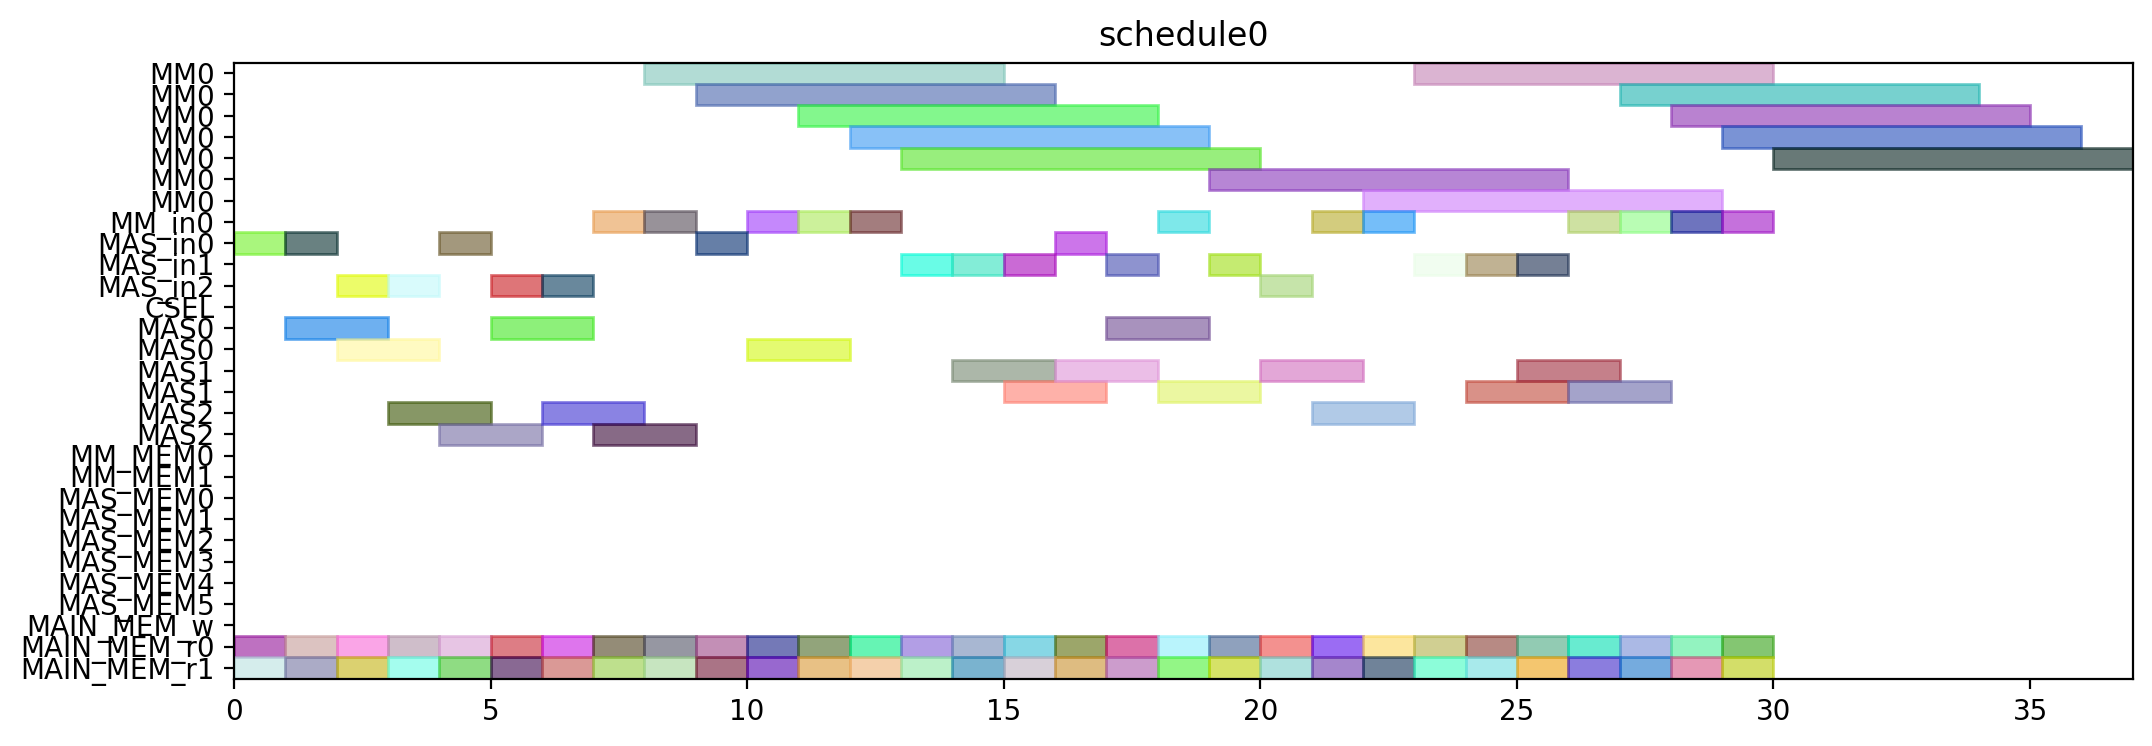

Generate this figure with Python:
from pyschedule import Scenario, solvers, plotters, alt


def solve():
	horizon = 120
	S = Scenario("schedule0", horizon=horizon)

	# resource
	MM = S.Resources('MM', num=1, size=7)
	MM_in = S.Resources('MM_in', num=1)
	MAS_in = S.Resources('MAS_in', num=3)
	CSEL = S.Resource('CSEL')
	MAS = S.Resources('MAS', num=3, size=2, periods=range(1, horizon))
	MM_MEM = S.Resources('MM_MEM', num=2)
	MAS_MEM = S.Resources('MAS_MEM', num=6)
	MAIN_MEM_w = S.Resource('MAIN_MEM_w', size=1)
	MAIN_MEM_r = S.Resources('MAIN_MEM_r', num=2)

	# result of previous scheduling

	# new tasks
	T1_t0 = S.Task('T1_t0', length=2, delay_cost=1)
	T1_t0 += alt(MAS)
	T1_t0_in = S.Task('T1_t0_in', length=1, delay_cost=1)
	T1_t0_in += alt(MAS_in)
	S += T1_t0_in*MAS_in[0]<=T1_t0*MAS[0]

	S += T1_t0_in*MAS_in[1]<=T1_t0*MAS[1]

	S += T1_t0_in*MAS_in[2]<=T1_t0*MAS[2]

	T1_t0_mem0 = S.Task('T1_t0_mem0', length=1, delay_cost=1)
	T1_t0_mem0 += MAIN_MEM_r[0]
	S += T1_t0_mem0 <= T1_t0

	T1_t0_mem1 = S.Task('T1_t0_mem1', length=1, delay_cost=1)
	T1_t0_mem1 += MAIN_MEM_r[1]
	S += T1_t0_mem1 <= T1_t0

	T1_t1 = S.Task('T1_t1', length=2, delay_cost=1)
	T1_t1 += alt(MAS)
	T1_t1_in = S.Task('T1_t1_in', length=1, delay_cost=1)
	T1_t1_in += alt(MAS_in)
	S += T1_t1_in*MAS_in[0]<=T1_t1*MAS[0]

	S += T1_t1_in*MAS_in[1]<=T1_t1*MAS[1]

	S += T1_t1_in*MAS_in[2]<=T1_t1*MAS[2]

	T1_t1_mem0 = S.Task('T1_t1_mem0', length=1, delay_cost=1)
	T1_t1_mem0 += MAIN_MEM_r[0]
	S += T1_t1_mem0 <= T1_t1

	T1_t1_mem1 = S.Task('T1_t1_mem1', length=1, delay_cost=1)
	T1_t1_mem1 += MAIN_MEM_r[1]
	S += T1_t1_mem1 <= T1_t1

	T1_t3 = S.Task('T1_t3', length=7, delay_cost=1)
	T1_t3 += alt(MM)
	T1_t3_in = S.Task('T1_t3_in', length=1, delay_cost=1)
	T1_t3_in += alt(MM_in)
	S += T1_t3_in*MM_in[0]<=T1_t3*MM[0]
	T1_t3_mem0 = S.Task('T1_t3_mem0', length=1, delay_cost=1)
	T1_t3_mem0 += MAIN_MEM_r[0]
	S += T1_t3_mem0 <= T1_t3

	T1_t3_mem1 = S.Task('T1_t3_mem1', length=1, delay_cost=1)
	T1_t3_mem1 += MAIN_MEM_r[1]
	S += T1_t3_mem1 <= T1_t3

	T2_t0 = S.Task('T2_t0', length=7, delay_cost=1)
	T2_t0 += alt(MM)
	T2_t0_in = S.Task('T2_t0_in', length=1, delay_cost=1)
	T2_t0_in += alt(MM_in)
	S += T2_t0_in*MM_in[0]<=T2_t0*MM[0]
	T2_t0_mem0 = S.Task('T2_t0_mem0', length=1, delay_cost=1)
	T2_t0_mem0 += MAIN_MEM_r[0]
	S += T2_t0_mem0 <= T2_t0

	T2_t0_mem1 = S.Task('T2_t0_mem1', length=1, delay_cost=1)
	T2_t0_mem1 += MAIN_MEM_r[1]
	S += T2_t0_mem1 <= T2_t0

	T2_t1 = S.Task('T2_t1', length=7, delay_cost=1)
	T2_t1 += alt(MM)
	T2_t1_in = S.Task('T2_t1_in', length=1, delay_cost=1)
	T2_t1_in += alt(MM_in)
	S += T2_t1_in*MM_in[0]<=T2_t1*MM[0]
	T2_t1_mem0 = S.Task('T2_t1_mem0', length=1, delay_cost=1)
	T2_t1_mem0 += MAIN_MEM_r[0]
	S += T2_t1_mem0 <= T2_t1

	T2_t1_mem1 = S.Task('T2_t1_mem1', length=1, delay_cost=1)
	T2_t1_mem1 += MAIN_MEM_r[1]
	S += T2_t1_mem1 <= T2_t1

	T2_t2 = S.Task('T2_t2', length=2, delay_cost=1)
	T2_t2 += alt(MAS)
	T2_t2_in = S.Task('T2_t2_in', length=1, delay_cost=1)
	T2_t2_in += alt(MAS_in)
	S += T2_t2_in*MAS_in[0]<=T2_t2*MAS[0]

	S += T2_t2_in*MAS_in[1]<=T2_t2*MAS[1]

	S += T2_t2_in*MAS_in[2]<=T2_t2*MAS[2]

	T2_t2_mem0 = S.Task('T2_t2_mem0', length=1, delay_cost=1)
	T2_t2_mem0 += MAIN_MEM_r[0]
	S += T2_t2_mem0 <= T2_t2

	T2_t2_mem1 = S.Task('T2_t2_mem1', length=1, delay_cost=1)
	T2_t2_mem1 += MAIN_MEM_r[1]
	S += T2_t2_mem1 <= T2_t2

	T2_t3 = S.Task('T2_t3', length=2, delay_cost=1)
	T2_t3 += alt(MAS)
	T2_t3_in = S.Task('T2_t3_in', length=1, delay_cost=1)
	T2_t3_in += alt(MAS_in)
	S += T2_t3_in*MAS_in[0]<=T2_t3*MAS[0]

	S += T2_t3_in*MAS_in[1]<=T2_t3*MAS[1]

	S += T2_t3_in*MAS_in[2]<=T2_t3*MAS[2]

	T2_t3_mem0 = S.Task('T2_t3_mem0', length=1, delay_cost=1)
	T2_t3_mem0 += MAIN_MEM_r[0]
	S += T2_t3_mem0 <= T2_t3

	T2_t3_mem1 = S.Task('T2_t3_mem1', length=1, delay_cost=1)
	T2_t3_mem1 += MAIN_MEM_r[1]
	S += T2_t3_mem1 <= T2_t3

	T3_t0 = S.Task('T3_t0', length=7, delay_cost=1)
	T3_t0 += alt(MM)
	T3_t0_in = S.Task('T3_t0_in', length=1, delay_cost=1)
	T3_t0_in += alt(MM_in)
	S += T3_t0_in*MM_in[0]<=T3_t0*MM[0]
	T3_t0_mem0 = S.Task('T3_t0_mem0', length=1, delay_cost=1)
	T3_t0_mem0 += MAIN_MEM_r[0]
	S += T3_t0_mem0 <= T3_t0

	T3_t0_mem1 = S.Task('T3_t0_mem1', length=1, delay_cost=1)
	T3_t0_mem1 += MAIN_MEM_r[1]
	S += T3_t0_mem1 <= T3_t0

	T3_t1 = S.Task('T3_t1', length=7, delay_cost=1)
	T3_t1 += alt(MM)
	T3_t1_in = S.Task('T3_t1_in', length=1, delay_cost=1)
	T3_t1_in += alt(MM_in)
	S += T3_t1_in*MM_in[0]<=T3_t1*MM[0]
	T3_t1_mem0 = S.Task('T3_t1_mem0', length=1, delay_cost=1)
	T3_t1_mem0 += MAIN_MEM_r[0]
	S += T3_t1_mem0 <= T3_t1

	T3_t1_mem1 = S.Task('T3_t1_mem1', length=1, delay_cost=1)
	T3_t1_mem1 += MAIN_MEM_r[1]
	S += T3_t1_mem1 <= T3_t1

	T3_t2 = S.Task('T3_t2', length=2, delay_cost=1)
	T3_t2 += alt(MAS)
	T3_t2_in = S.Task('T3_t2_in', length=1, delay_cost=1)
	T3_t2_in += alt(MAS_in)
	S += T3_t2_in*MAS_in[0]<=T3_t2*MAS[0]

	S += T3_t2_in*MAS_in[1]<=T3_t2*MAS[1]

	S += T3_t2_in*MAS_in[2]<=T3_t2*MAS[2]

	T3_t2_mem0 = S.Task('T3_t2_mem0', length=1, delay_cost=1)
	T3_t2_mem0 += MAIN_MEM_r[0]
	S += T3_t2_mem0 <= T3_t2

	T3_t2_mem1 = S.Task('T3_t2_mem1', length=1, delay_cost=1)
	T3_t2_mem1 += MAIN_MEM_r[1]
	S += T3_t2_mem1 <= T3_t2

	T3_t3 = S.Task('T3_t3', length=2, delay_cost=1)
	T3_t3 += alt(MAS)
	T3_t3_in = S.Task('T3_t3_in', length=1, delay_cost=1)
	T3_t3_in += alt(MAS_in)
	S += T3_t3_in*MAS_in[0]<=T3_t3*MAS[0]

	S += T3_t3_in*MAS_in[1]<=T3_t3*MAS[1]

	S += T3_t3_in*MAS_in[2]<=T3_t3*MAS[2]

	T3_t3_mem0 = S.Task('T3_t3_mem0', length=1, delay_cost=1)
	T3_t3_mem0 += MAIN_MEM_r[0]
	S += T3_t3_mem0 <= T3_t3

	T3_t3_mem1 = S.Task('T3_t3_mem1', length=1, delay_cost=1)
	T3_t3_mem1 += MAIN_MEM_r[1]
	S += T3_t3_mem1 <= T3_t3

	T4_t0 = S.Task('T4_t0', length=7, delay_cost=1)
	T4_t0 += alt(MM)
	T4_t0_in = S.Task('T4_t0_in', length=1, delay_cost=1)
	T4_t0_in += alt(MM_in)
	S += T4_t0_in*MM_in[0]<=T4_t0*MM[0]
	T4_t0_mem0 = S.Task('T4_t0_mem0', length=1, delay_cost=1)
	T4_t0_mem0 += MAIN_MEM_r[0]
	S += T4_t0_mem0 <= T4_t0

	T4_t0_mem1 = S.Task('T4_t0_mem1', length=1, delay_cost=1)
	T4_t0_mem1 += MAIN_MEM_r[1]
	S += T4_t0_mem1 <= T4_t0

	T4_t1 = S.Task('T4_t1', length=7, delay_cost=1)
	T4_t1 += alt(MM)
	T4_t1_in = S.Task('T4_t1_in', length=1, delay_cost=1)
	T4_t1_in += alt(MM_in)
	S += T4_t1_in*MM_in[0]<=T4_t1*MM[0]
	T4_t1_mem0 = S.Task('T4_t1_mem0', length=1, delay_cost=1)
	T4_t1_mem0 += MAIN_MEM_r[0]
	S += T4_t1_mem0 <= T4_t1

	T4_t1_mem1 = S.Task('T4_t1_mem1', length=1, delay_cost=1)
	T4_t1_mem1 += MAIN_MEM_r[1]
	S += T4_t1_mem1 <= T4_t1

	T4_t2 = S.Task('T4_t2', length=2, delay_cost=1)
	T4_t2 += alt(MAS)
	T4_t2_in = S.Task('T4_t2_in', length=1, delay_cost=1)
	T4_t2_in += alt(MAS_in)
	S += T4_t2_in*MAS_in[0]<=T4_t2*MAS[0]

	S += T4_t2_in*MAS_in[1]<=T4_t2*MAS[1]

	S += T4_t2_in*MAS_in[2]<=T4_t2*MAS[2]

	T4_t2_mem0 = S.Task('T4_t2_mem0', length=1, delay_cost=1)
	T4_t2_mem0 += MAIN_MEM_r[0]
	S += T4_t2_mem0 <= T4_t2

	T4_t2_mem1 = S.Task('T4_t2_mem1', length=1, delay_cost=1)
	T4_t2_mem1 += MAIN_MEM_r[1]
	S += T4_t2_mem1 <= T4_t2

	T4_t3 = S.Task('T4_t3', length=2, delay_cost=1)
	T4_t3 += alt(MAS)
	T4_t3_in = S.Task('T4_t3_in', length=1, delay_cost=1)
	T4_t3_in += alt(MAS_in)
	S += T4_t3_in*MAS_in[0]<=T4_t3*MAS[0]

	S += T4_t3_in*MAS_in[1]<=T4_t3*MAS[1]

	S += T4_t3_in*MAS_in[2]<=T4_t3*MAS[2]

	T4_t3_mem0 = S.Task('T4_t3_mem0', length=1, delay_cost=1)
	T4_t3_mem0 += MAIN_MEM_r[0]
	S += T4_t3_mem0 <= T4_t3

	T4_t3_mem1 = S.Task('T4_t3_mem1', length=1, delay_cost=1)
	T4_t3_mem1 += MAIN_MEM_r[1]
	S += T4_t3_mem1 <= T4_t3

	T5_t0 = S.Task('T5_t0', length=2, delay_cost=1)
	T5_t0 += alt(MAS)
	T5_t0_in = S.Task('T5_t0_in', length=1, delay_cost=1)
	T5_t0_in += alt(MAS_in)
	S += T5_t0_in*MAS_in[0]<=T5_t0*MAS[0]

	S += T5_t0_in*MAS_in[1]<=T5_t0*MAS[1]

	S += T5_t0_in*MAS_in[2]<=T5_t0*MAS[2]

	T5_t0_mem0 = S.Task('T5_t0_mem0', length=1, delay_cost=1)
	T5_t0_mem0 += MAIN_MEM_r[0]
	S += T5_t0_mem0 <= T5_t0

	T5_t0_mem1 = S.Task('T5_t0_mem1', length=1, delay_cost=1)
	T5_t0_mem1 += MAIN_MEM_r[1]
	S += T5_t0_mem1 <= T5_t0

	T5_t1 = S.Task('T5_t1', length=2, delay_cost=1)
	T5_t1 += alt(MAS)
	T5_t1_in = S.Task('T5_t1_in', length=1, delay_cost=1)
	T5_t1_in += alt(MAS_in)
	S += T5_t1_in*MAS_in[0]<=T5_t1*MAS[0]

	S += T5_t1_in*MAS_in[1]<=T5_t1*MAS[1]

	S += T5_t1_in*MAS_in[2]<=T5_t1*MAS[2]

	T5_t1_mem0 = S.Task('T5_t1_mem0', length=1, delay_cost=1)
	T5_t1_mem0 += MAIN_MEM_r[0]
	S += T5_t1_mem0 <= T5_t1

	T5_t1_mem1 = S.Task('T5_t1_mem1', length=1, delay_cost=1)
	T5_t1_mem1 += MAIN_MEM_r[1]
	S += T5_t1_mem1 <= T5_t1

	T5_t3 = S.Task('T5_t3', length=7, delay_cost=1)
	T5_t3 += alt(MM)
	T5_t3_in = S.Task('T5_t3_in', length=1, delay_cost=1)
	T5_t3_in += alt(MM_in)
	S += T5_t3_in*MM_in[0]<=T5_t3*MM[0]
	T5_t3_mem0 = S.Task('T5_t3_mem0', length=1, delay_cost=1)
	T5_t3_mem0 += MAIN_MEM_r[0]
	S += T5_t3_mem0 <= T5_t3

	T5_t3_mem1 = S.Task('T5_t3_mem1', length=1, delay_cost=1)
	T5_t3_mem1 += MAIN_MEM_r[1]
	S += T5_t3_mem1 <= T5_t3

	T6_t0 = S.Task('T6_t0', length=7, delay_cost=1)
	T6_t0 += alt(MM)
	T6_t0_in = S.Task('T6_t0_in', length=1, delay_cost=1)
	T6_t0_in += alt(MM_in)
	S += T6_t0_in*MM_in[0]<=T6_t0*MM[0]
	T6_t0_mem0 = S.Task('T6_t0_mem0', length=1, delay_cost=1)
	T6_t0_mem0 += MAIN_MEM_r[0]
	S += T6_t0_mem0 <= T6_t0

	T6_t0_mem1 = S.Task('T6_t0_mem1', length=1, delay_cost=1)
	T6_t0_mem1 += MAIN_MEM_r[1]
	S += T6_t0_mem1 <= T6_t0

	T6_t1 = S.Task('T6_t1', length=7, delay_cost=1)
	T6_t1 += alt(MM)
	T6_t1_in = S.Task('T6_t1_in', length=1, delay_cost=1)
	T6_t1_in += alt(MM_in)
	S += T6_t1_in*MM_in[0]<=T6_t1*MM[0]
	T6_t1_mem0 = S.Task('T6_t1_mem0', length=1, delay_cost=1)
	T6_t1_mem0 += MAIN_MEM_r[0]
	S += T6_t1_mem0 <= T6_t1

	T6_t1_mem1 = S.Task('T6_t1_mem1', length=1, delay_cost=1)
	T6_t1_mem1 += MAIN_MEM_r[1]
	S += T6_t1_mem1 <= T6_t1

	T6_t2 = S.Task('T6_t2', length=2, delay_cost=1)
	T6_t2 += alt(MAS)
	T6_t2_in = S.Task('T6_t2_in', length=1, delay_cost=1)
	T6_t2_in += alt(MAS_in)
	S += T6_t2_in*MAS_in[0]<=T6_t2*MAS[0]

	S += T6_t2_in*MAS_in[1]<=T6_t2*MAS[1]

	S += T6_t2_in*MAS_in[2]<=T6_t2*MAS[2]

	T6_t2_mem0 = S.Task('T6_t2_mem0', length=1, delay_cost=1)
	T6_t2_mem0 += MAIN_MEM_r[0]
	S += T6_t2_mem0 <= T6_t2

	T6_t2_mem1 = S.Task('T6_t2_mem1', length=1, delay_cost=1)
	T6_t2_mem1 += MAIN_MEM_r[1]
	S += T6_t2_mem1 <= T6_t2

	T6_t3 = S.Task('T6_t3', length=2, delay_cost=1)
	T6_t3 += alt(MAS)
	T6_t3_in = S.Task('T6_t3_in', length=1, delay_cost=1)
	T6_t3_in += alt(MAS_in)
	S += T6_t3_in*MAS_in[0]<=T6_t3*MAS[0]

	S += T6_t3_in*MAS_in[1]<=T6_t3*MAS[1]

	S += T6_t3_in*MAS_in[2]<=T6_t3*MAS[2]

	T6_t3_mem0 = S.Task('T6_t3_mem0', length=1, delay_cost=1)
	T6_t3_mem0 += MAIN_MEM_r[0]
	S += T6_t3_mem0 <= T6_t3

	T6_t3_mem1 = S.Task('T6_t3_mem1', length=1, delay_cost=1)
	T6_t3_mem1 += MAIN_MEM_r[1]
	S += T6_t3_mem1 <= T6_t3

	T7_t0 = S.Task('T7_t0', length=7, delay_cost=1)
	T7_t0 += alt(MM)
	T7_t0_in = S.Task('T7_t0_in', length=1, delay_cost=1)
	T7_t0_in += alt(MM_in)
	S += T7_t0_in*MM_in[0]<=T7_t0*MM[0]
	T7_t0_mem0 = S.Task('T7_t0_mem0', length=1, delay_cost=1)
	T7_t0_mem0 += MAIN_MEM_r[0]
	S += T7_t0_mem0 <= T7_t0

	T7_t0_mem1 = S.Task('T7_t0_mem1', length=1, delay_cost=1)
	T7_t0_mem1 += MAIN_MEM_r[1]
	S += T7_t0_mem1 <= T7_t0

	T7_t1 = S.Task('T7_t1', length=7, delay_cost=1)
	T7_t1 += alt(MM)
	T7_t1_in = S.Task('T7_t1_in', length=1, delay_cost=1)
	T7_t1_in += alt(MM_in)
	S += T7_t1_in*MM_in[0]<=T7_t1*MM[0]
	T7_t1_mem0 = S.Task('T7_t1_mem0', length=1, delay_cost=1)
	T7_t1_mem0 += MAIN_MEM_r[0]
	S += T7_t1_mem0 <= T7_t1

	T7_t1_mem1 = S.Task('T7_t1_mem1', length=1, delay_cost=1)
	T7_t1_mem1 += MAIN_MEM_r[1]
	S += T7_t1_mem1 <= T7_t1

	T7_t2 = S.Task('T7_t2', length=2, delay_cost=1)
	T7_t2 += alt(MAS)
	T7_t2_in = S.Task('T7_t2_in', length=1, delay_cost=1)
	T7_t2_in += alt(MAS_in)
	S += T7_t2_in*MAS_in[0]<=T7_t2*MAS[0]

	S += T7_t2_in*MAS_in[1]<=T7_t2*MAS[1]

	S += T7_t2_in*MAS_in[2]<=T7_t2*MAS[2]

	T7_t2_mem0 = S.Task('T7_t2_mem0', length=1, delay_cost=1)
	T7_t2_mem0 += MAIN_MEM_r[0]
	S += T7_t2_mem0 <= T7_t2

	T7_t2_mem1 = S.Task('T7_t2_mem1', length=1, delay_cost=1)
	T7_t2_mem1 += MAIN_MEM_r[1]
	S += T7_t2_mem1 <= T7_t2

	T7_t3 = S.Task('T7_t3', length=2, delay_cost=1)
	T7_t3 += alt(MAS)
	T7_t3_in = S.Task('T7_t3_in', length=1, delay_cost=1)
	T7_t3_in += alt(MAS_in)
	S += T7_t3_in*MAS_in[0]<=T7_t3*MAS[0]

	S += T7_t3_in*MAS_in[1]<=T7_t3*MAS[1]

	S += T7_t3_in*MAS_in[2]<=T7_t3*MAS[2]

	T7_t3_mem0 = S.Task('T7_t3_mem0', length=1, delay_cost=1)
	T7_t3_mem0 += MAIN_MEM_r[0]
	S += T7_t3_mem0 <= T7_t3

	T7_t3_mem1 = S.Task('T7_t3_mem1', length=1, delay_cost=1)
	T7_t3_mem1 += MAIN_MEM_r[1]
	S += T7_t3_mem1 <= T7_t3

	T8_t2 = S.Task('T8_t2', length=2, delay_cost=1)
	T8_t2 += alt(MAS)
	T8_t2_in = S.Task('T8_t2_in', length=1, delay_cost=1)
	T8_t2_in += alt(MAS_in)
	S += T8_t2_in*MAS_in[0]<=T8_t2*MAS[0]

	S += T8_t2_in*MAS_in[1]<=T8_t2*MAS[1]

	S += T8_t2_in*MAS_in[2]<=T8_t2*MAS[2]

	T8_t2_mem0 = S.Task('T8_t2_mem0', length=1, delay_cost=1)
	T8_t2_mem0 += MAIN_MEM_r[0]
	S += T8_t2_mem0 <= T8_t2

	T8_t2_mem1 = S.Task('T8_t2_mem1', length=1, delay_cost=1)
	T8_t2_mem1 += MAIN_MEM_r[1]
	S += T8_t2_mem1 <= T8_t2

	T9_t2 = S.Task('T9_t2', length=2, delay_cost=1)
	T9_t2 += alt(MAS)
	T9_t2_in = S.Task('T9_t2_in', length=1, delay_cost=1)
	T9_t2_in += alt(MAS_in)
	S += T9_t2_in*MAS_in[0]<=T9_t2*MAS[0]

	S += T9_t2_in*MAS_in[1]<=T9_t2*MAS[1]

	S += T9_t2_in*MAS_in[2]<=T9_t2*MAS[2]

	T9_t2_mem0 = S.Task('T9_t2_mem0', length=1, delay_cost=1)
	T9_t2_mem0 += MAIN_MEM_r[0]
	S += T9_t2_mem0 <= T9_t2

	T9_t2_mem1 = S.Task('T9_t2_mem1', length=1, delay_cost=1)
	T9_t2_mem1 += MAIN_MEM_r[1]
	S += T9_t2_mem1 <= T9_t2

	T10_t2 = S.Task('T10_t2', length=2, delay_cost=1)
	T10_t2 += alt(MAS)
	T10_t2_in = S.Task('T10_t2_in', length=1, delay_cost=1)
	T10_t2_in += alt(MAS_in)
	S += T10_t2_in*MAS_in[0]<=T10_t2*MAS[0]

	S += T10_t2_in*MAS_in[1]<=T10_t2*MAS[1]

	S += T10_t2_in*MAS_in[2]<=T10_t2*MAS[2]

	T10_t2_mem0 = S.Task('T10_t2_mem0', length=1, delay_cost=1)
	T10_t2_mem0 += MAIN_MEM_r[0]
	S += T10_t2_mem0 <= T10_t2

	T10_t2_mem1 = S.Task('T10_t2_mem1', length=1, delay_cost=1)
	T10_t2_mem1 += MAIN_MEM_r[1]
	S += T10_t2_mem1 <= T10_t2

	T11_t2 = S.Task('T11_t2', length=2, delay_cost=1)
	T11_t2 += alt(MAS)
	T11_t2_in = S.Task('T11_t2_in', length=1, delay_cost=1)
	T11_t2_in += alt(MAS_in)
	S += T11_t2_in*MAS_in[0]<=T11_t2*MAS[0]

	S += T11_t2_in*MAS_in[1]<=T11_t2*MAS[1]

	S += T11_t2_in*MAS_in[2]<=T11_t2*MAS[2]

	T11_t2_mem0 = S.Task('T11_t2_mem0', length=1, delay_cost=1)
	T11_t2_mem0 += MAIN_MEM_r[0]
	S += T11_t2_mem0 <= T11_t2

	T11_t2_mem1 = S.Task('T11_t2_mem1', length=1, delay_cost=1)
	T11_t2_mem1 += MAIN_MEM_r[1]
	S += T11_t2_mem1 <= T11_t2

	solvers.mip.solve(S,msg=1,kind='CPLEX',ratio_gap=1.01)

	solution = [['hoge']*len(S.solution()[1]) for i in range(len(S.solution()))]
	for i in range(len(S.solution())):
		for j in range(len(S.solution()[i])):
			solution[i][j]=str(S.solution()[i][j])
	print(solution)

	cycles = int(solution[-1][3])

	pic_file_name = "/mnt/rose/usr1/fukuda/ABE/multiRAM_multiMAS_16mux/scheduling_result/stage7MM1_stage2MAS3/EP2_LADDERMUL/schedule0.png"
	if(S.solution() != []):
		plotters.matplotlib.plot(S,img_filename=pic_file_name, show_task_labels=False, fig_size=(cycles*0.25+3, 4))

	return solution
